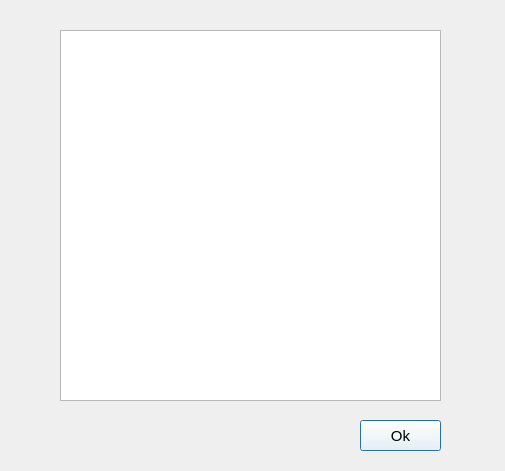
<?xml version="1.0" encoding="UTF-8"?>
<ui version="4.0">
 <class>about</class>
 <widget class="QDialog" name="about">
  <property name="geometry">
   <rect>
    <x>0</x>
    <y>0</y>
    <width>505</width>
    <height>471</height>
   </rect>
  </property>
  <property name="windowTitle">
   <string>Dialog</string>
  </property>
  <widget class="QPushButton" name="okAbout">
   <property name="geometry">
    <rect>
     <x>360</x>
     <y>420</y>
     <width>81</width>
     <height>31</height>
    </rect>
   </property>
   <property name="font">
    <font>
     <pointsize>11</pointsize>
    </font>
   </property>
   <property name="styleSheet">
    <string notr="true">QPushButton{
background-color: #FFFFFF;
color: black;
border-width: 5px;
border-color: #FFFFFF;
}
QPushButton:pressed{
background-color: gray;
color: black;
border-width: 5px;
border-color: #FFFFFF;

}</string>
   </property>
   <property name="text">
    <string>Ok</string>
   </property>
  </widget>
  <widget class="QPlainTextEdit" name="aboutDisplay">
   <property name="geometry">
    <rect>
     <x>60</x>
     <y>30</y>
     <width>381</width>
     <height>371</height>
    </rect>
   </property>
   <property name="font">
    <font>
     <pointsize>11</pointsize>
    </font>
   </property>
   <property name="styleSheet">
    <string notr="true"/>
   </property>
  </widget>
 </widget>
 <resources/>
 <connections/>
</ui>
